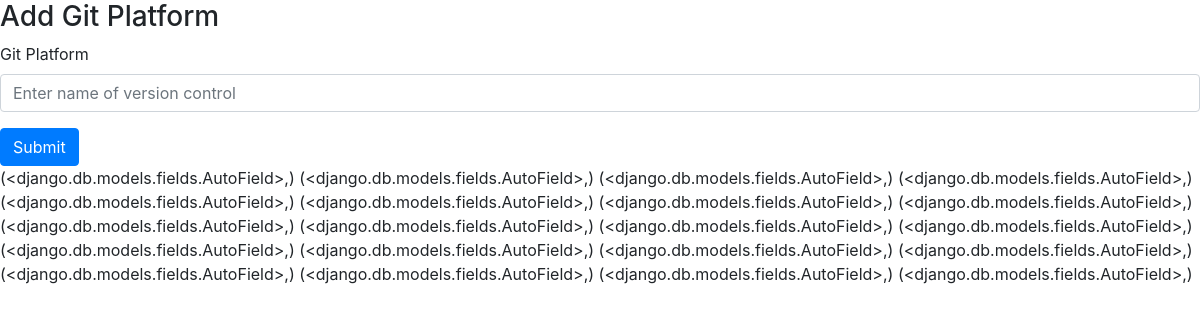
Screenshot of /addgit/ with the database file from the repository.
### enroll/models.py (models this page shows, shortened)
class addgit(models.Model):
    git_id=models.AutoField(primary_key=True),
    gitplat=models.CharField(max_length=20,default="")

### enroll/views.py (the view)
# urls.py: path('addgit/',views.addgit,name="adgit"),
def addgit(request):
    if request.method == "POST":
        git1=request.POST.get('git2',False)
        adgit.objects.create(gitplat=git1).save()
        messages.success(request,f"Success {git1}")
    return render(request,'addgit.html',{"adgit":adgit.objects.all()})

### enroll/templates/addgit.html (shortened to what this page needs)
<!doctype html>
<html lang="en">
    <head>
        <h3> Add Git Platform </h3>
        <form method="POST">
            <div class="form-group">
              <label for="exampleInputEmail1">Git Platform</label>
              <input type="text" class="form-control" name="git2" id="exampleInputEmail1" aria-describedby="emailHelp" placeholder="Enter name of version control">
            </div>
            <button type="submit" class="btn btn-primary">Submit</button>
          </form>
        <link rel="stylesheet" href="https://stackpath.bootstrapcdn.com/bootstrap/4.3.1/css/bootstrap.min.css">
    </head>
    {% for git in adgit%}
    {{git.git_id}}
    {% endfor %}
  </body>
</html>
<html>
</html>

### rows the page displays
addgit: git_id "(<django.db.models.fields.AutoField>,)"
addgit: git_id "(<django.db.models.fields.AutoField>,)"
addgit: git_id "(<django.db.models.fields.AutoField>,)"
addgit: git_id "(<django.db.models.fields.AutoField>,)"
addgit: git_id "(<django.db.models.fields.AutoField>,)"
addgit: git_id "(<django.db.models.fields.AutoField>,)"
addgit: git_id "(<django.db.models.fields.AutoField>,)"
addgit: git_id "(<django.db.models.fields.AutoField>,)"
addgit: git_id "(<django.db.models.fields.AutoField>,)"
addgit: git_id "(<django.db.models.fields.AutoField>,)"
addgit: git_id "(<django.db.models.fields.AutoField>,)"
addgit: git_id "(<django.db.models.fields.AutoField>,)"
addgit: git_id "(<django.db.models.fields.AutoField>,)"
addgit: git_id "(<django.db.models.fields.AutoField>,)"
addgit: git_id "(<django.db.models.fields.AutoField>,)"
addgit: git_id "(<django.db.models.fields.AutoField>,)"
addgit: git_id "(<django.db.models.fields.AutoField>,)"
addgit: git_id "(<django.db.models.fields.AutoField>,)"
addgit: git_id "(<django.db.models.fields.AutoField>,)"
addgit: git_id "(<django.db.models.fields.AutoField>,)"
